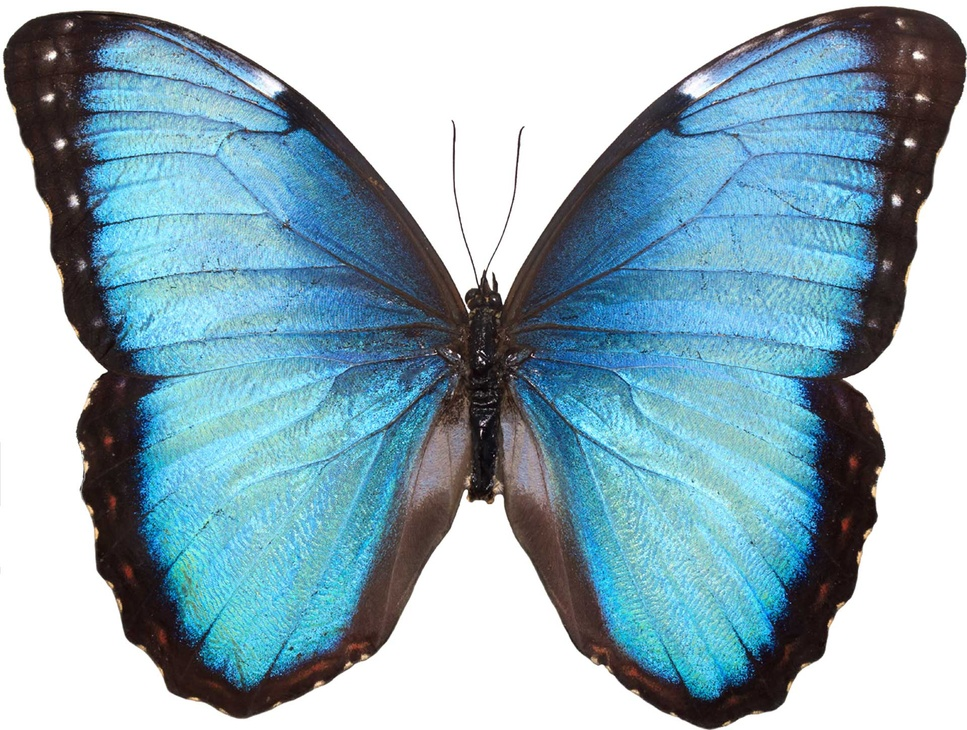
#> input picture butterfly.jpg, 967 x 730 px, shrunk from 1920 x 1450 before the run
$ python pointllism.py   (Python 2 division)
#> lines starting #> are read from the running program, lines starting #| are printed output that depends on the picture
from PIL import Image
import random


def openImage(img):
	im = Image.open(img)
	return im

def randomPixel(w,h,radius_range):
	choosen_pixel =[]
	max_raidus = radius_range[1]
	for i in range(w*h/200):
		random_x = random.randint(max_raidus,w - max_raidus)
		random_y = random.randint(max_raidus,h - max_raidus)
		random_r = random.randint(radius_range[0],radius_range[1])
		choosen_pixel.append((random_x,random_y,random_r))
	return choosen_pixel

def pointllism_0(im,choosen_pixel):
	for point in choosen_pixel:
		x = point[0]
		y = point[1]
		r = point[2]
		pix = im.getpixel((x,y))
		for i in range(r):
			for j in range(r):
				im.putpixel((x+i,y+j),pix)
				im.putpixel((x-i,y-j),pix)
	im.show()

def pointllism_1(im,choosen_pixel):
	for point in choosen_pixel:
		x = point[0]
		y = point[1]
		radius = point[2]
		pix = im.getpixel((x,y))
		(r,g,b) = pix
		for i in range(radius):
			for j in range(radius):
				new_r = r + random.randint(0,3)
				new_g = g + random.randint(0,3)
				new_b = b + random.randint(0,3)
				new_pix = (new_r,new_b,new_g)
				im.putpixel((x+i,y+j),new_pix)
				im.putpixel((x-i,y-j),new_pix)
	im.show()

def main():
	im = openImage("butterfly.jpg")
#> in openImage, im is the input picture: PIL image 967x730 RGB; mean R, G, B 144.9, 174.1, 186.4
	im.show()
	w,h = im.size
#> w = 967; h = 730
	radius_range = (3,10)
	choosen_pixel = randomPixel(w,h,radius_range)
	pointllism_0(im,choosen_pixel)
#> the loop in pointllism_0, `for point in choosen_pixel:` made 3529 passes
#> pix on passes 1 to 3: (251, 255, 252), (254, 255, 255), (51, 72, 91)
#> after the loop in pointllism_0, `for point in choosen_pixel:`:
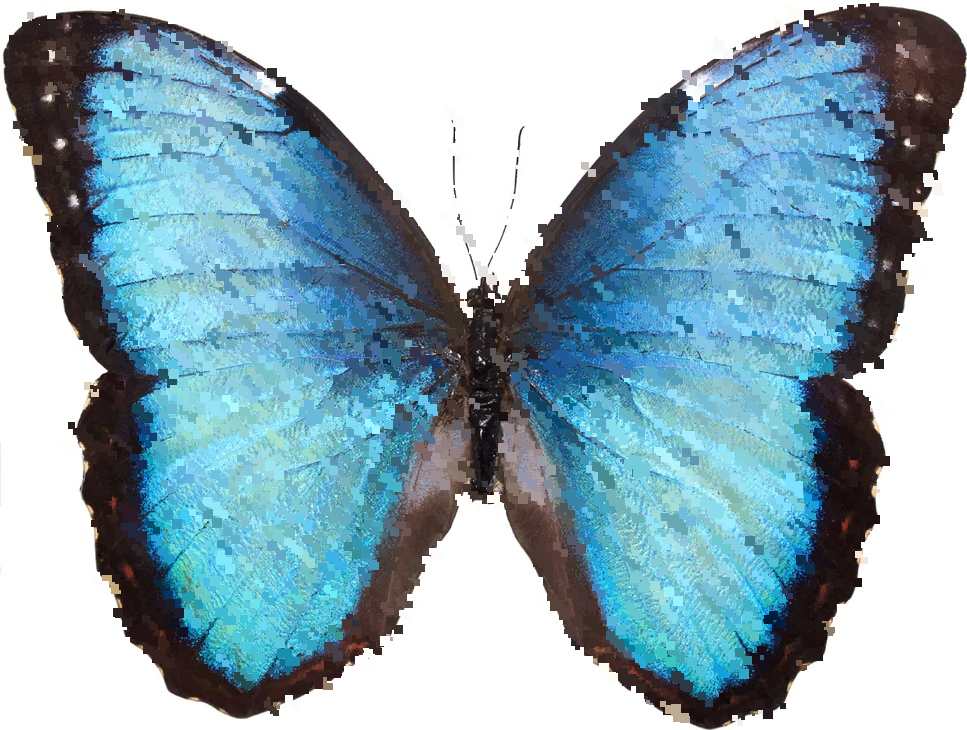
#> im: PIL image 967x730 RGB; mean R, G, B 144.9, 174.1, 186.3
	pointllism_1(im,choosen_pixel)
#> the loop in pointllism_1, `for point in choosen_pixel:` made 3529 passes
#> (r, g, b) on passes 1 to 3: (251, 255, 252), (255, 255, 255), (51, 72, 91)
#> after the loop in pointllism_1, `for point in choosen_pixel:`:
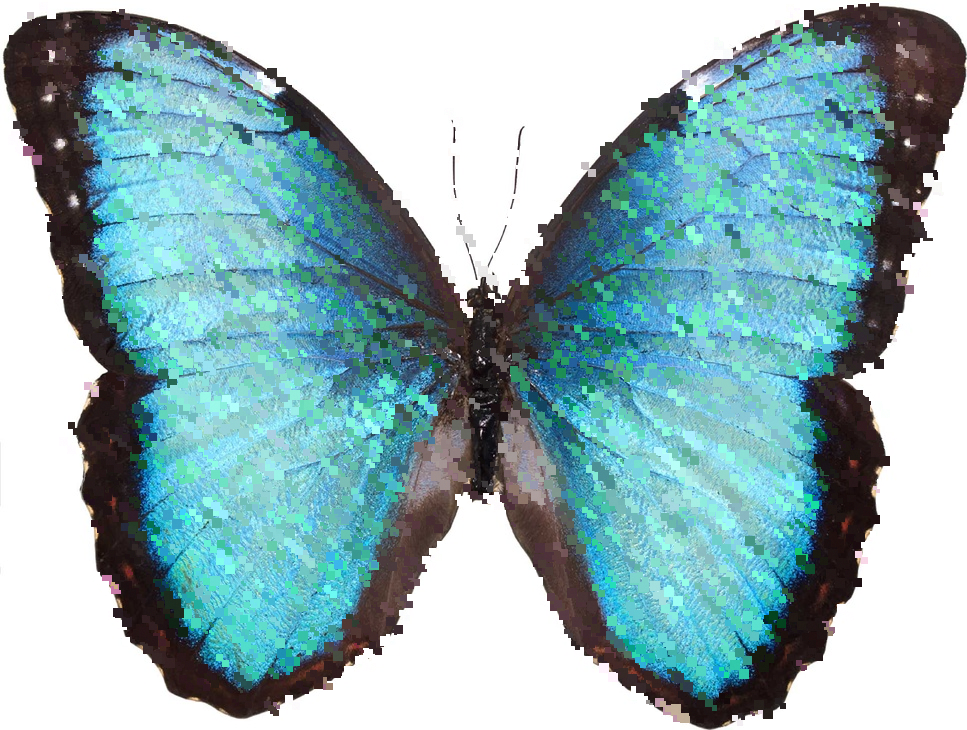
#> im: PIL image 967x730 RGB; mean R, G, B 145.5, 178.4, 183.1

main()

$ run again, with plant.jpg copied over butterfly.jpg
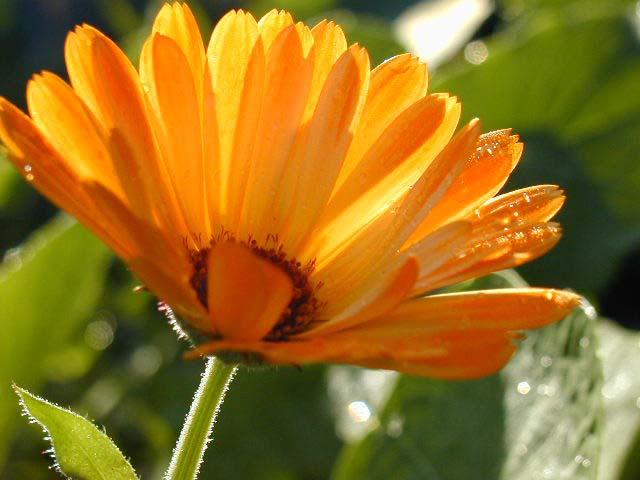
#> input picture plant.jpg, 640 x 480 px
#> in openImage, im is the input picture: PIL image 640x480 RGB; mean R, G, B 150.4, 112.9, 31.5
#> the loop in pointllism_0, `for point in choosen_pixel:` made 1536 passes
#> pix on passes 1 to 3: (67, 84, 13), (255, 183, 45), (58, 79, 22)
#> after the loop in pointllism_0, `for point in choosen_pixel:`:
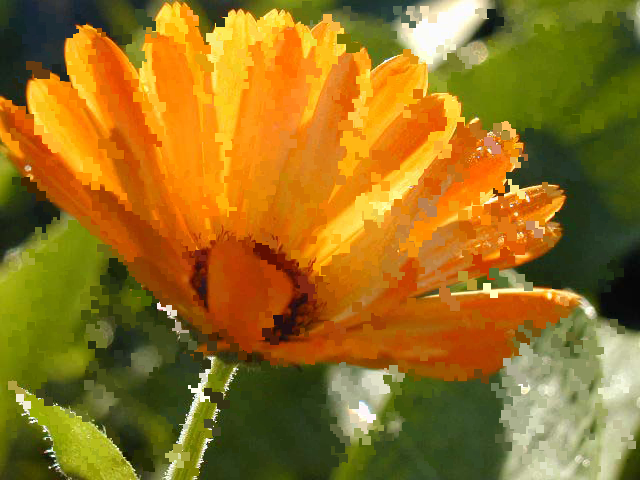
#> im: PIL image 640x480 RGB; mean R, G, B 150.2, 112.7, 31.4
#> the loop in pointllism_1, `for point in choosen_pixel:` made 1536 passes
#> after the loop in pointllism_1, `for point in choosen_pixel:`:
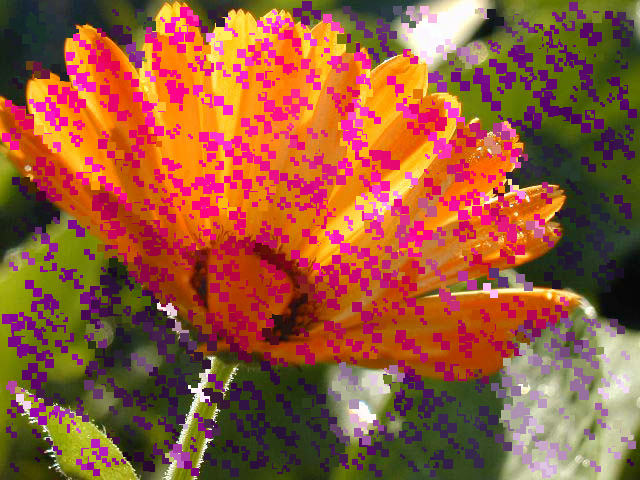
#> im: PIL image 640x480 RGB; mean R, G, B 150.9, 88.9, 56.8
